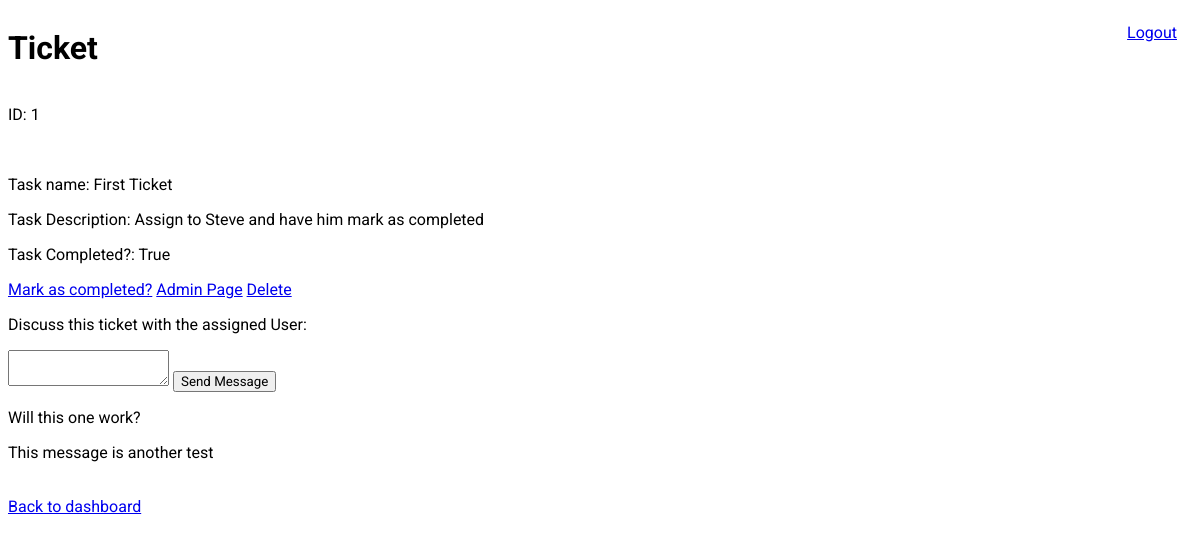
The app's page /ticket/1 (signed in), older data.
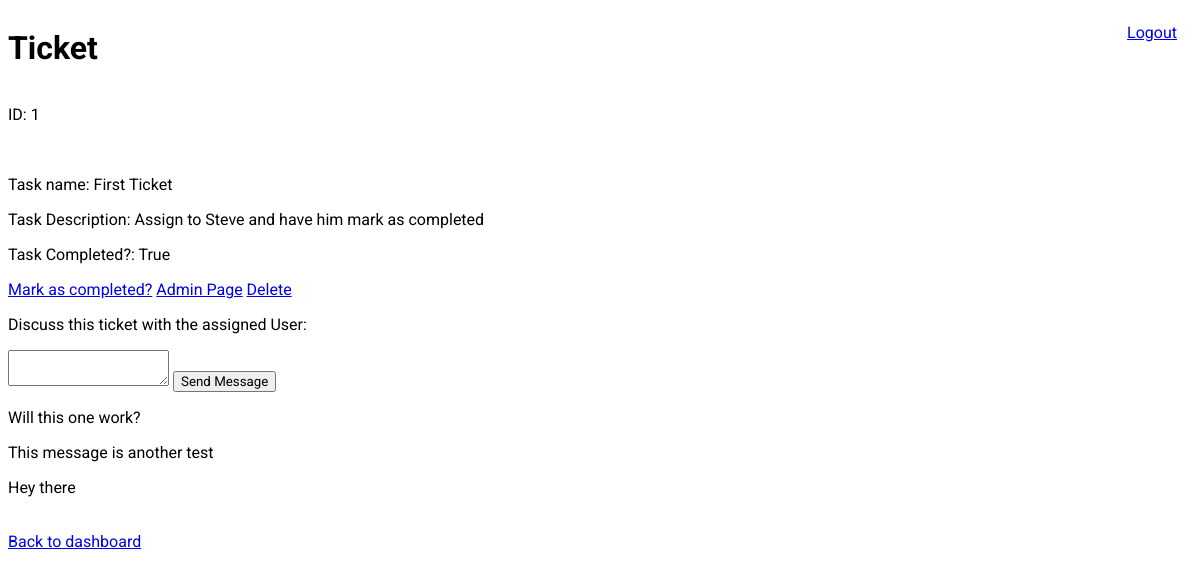
The same page, newer data.
### main_app/models.py (models this page shows)
class Message(models.Model):
    message = models.CharField(max_length=500)
    message_creator = models.ForeignKey('User', related_name="messages_created", on_delete = models.CASCADE)
    chatroom = models.ForeignKey('ChatRoom', related_name="past_messages", on_delete = models.CASCADE, null=True)
    ticket_chat = models.ForeignKey('Ticket', related_name="past_messages", on_delete = models.CASCADE, null=True)
    objects = MessageManager()
    created_at = models.DateTimeField(auto_now_add=True)
    updated_at = models.DateTimeField(auto_now=True)

### main_app/views.py (the view)
# urls.py: path("ticket/<ticket_id>", views.viewTicket),
def viewTicket(request, ticket_id):
    context = {
        "one_ticket" : Ticket.objects.get(id=ticket_id),
        "current_user" : User.objects.get(id=request.session['user_id']),
        "all_users" : User.objects.all(),
        "all_messages" : Message.objects.all()
    }
    return render(request, "ticket.html", context)

### main_app/templates/ticket.html (shortened to what this page needs)
<!DOCTYPE html>
<html lang="en">
<head>
</head>
<body>
    <h1>Ticket </h1>
    <a id="logout" href="/logout">Logout</a>
    <div class ="displays">
        <P> ID: {{one_ticket.id}}</P>
        <BR>
            <P> Task name: {{one_ticket.task}}</P>
            <P> Task Description: {{one_ticket.description}}</P></p>
            <P> Task Completed?: {{one_ticket.completed}}</P></p>
            {% if current_user.user_level == 9 %}
                <a href="/ticket/{{ticket.id}}/complete">Mark as completed?</a>
                <a href="/admin">Admin Page</a>
                <a href="/ticket/{{ticket.id}}/delete">Delete</a>
                <p>Discuss this ticket with the assigned User:</p>
                <form action = "/ticket/{{one_ticket.id}}/sendmessage" method = "post">
                    <textarea type="textarea" name="message" id="" placeholder = ""></textarea>
                    <button type="submit">Send Message</button>
                </form>
                {% for message in all_messages %}
                    <p>{{message.message}}</p>
                {% endfor %}
                <BR>
            {% endif %}
            </div>
            <a id="back" href="/dashboard">Back to dashboard</a>
</body>
</html>

Row changes from the older to the newer data that the page shows:
added Message: message "Hey there"
